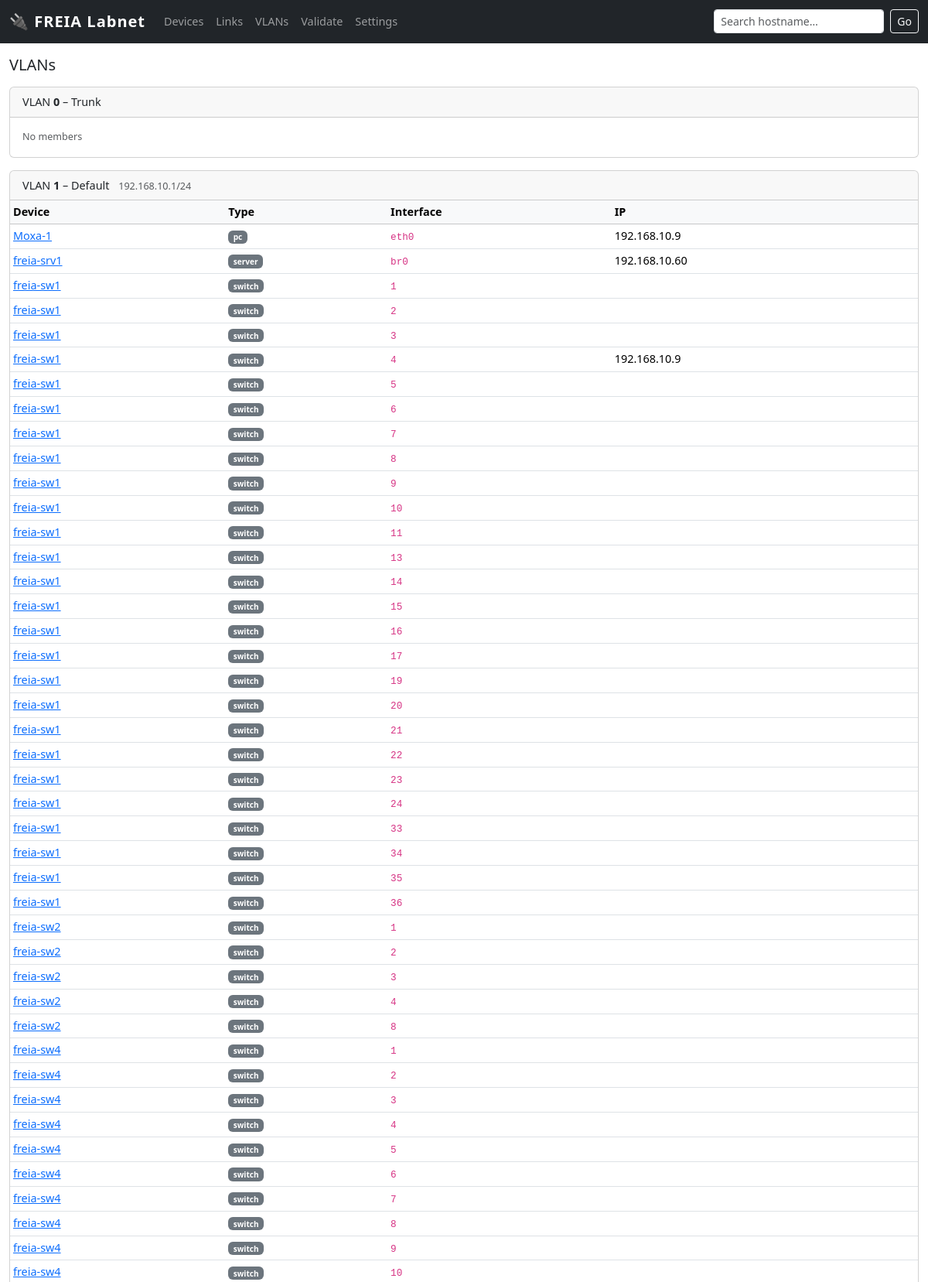
Page /vlans (upper part) on the committed database.
### tables this page shows
CREATE TABLE vlan (
    id INTEGER PRIMARY KEY,
    name TEXT,
    vid INTEGER UNIQUE,
    subnet TEXT,
    routing_enabled INTEGER DEFAULT 0
);

CREATE TABLE iface (
    id INTEGER PRIMARY KEY,
    device_id INTEGER NOT NULL REFERENCES device(id) ON DELETE CASCADE,
    name TEXT NOT NULL,                 -- 'eth0','eno5','br0' for NICs; '24','C02-11A-13','P2' for ports
    kind TEXT NOT NULL CHECK(kind IN ('nic','port')),
    mac TEXT,                           -- validate format if present
    ip TEXT,
    prefix INTEGER,
    vlan_id INTEGER,
    notes TEXT,  
    UNIQUE(device_id, name)
);

CREATE TABLE device (
    id INTEGER PRIMARY KEY,
    hostname TEXT UNIQUE,               -- 'freia-cons1', 'nuc-02', 'phy-kurte'
    kind TEXT NOT NULL CHECK(kind IN (
        'pc','server','vm','switch','router','plc','instrument',
        'raspi','control_box','panel','outlet','printer','camera','ap',
        'termination_block','interlock_box'
    )),
    vendor_model TEXT,
    os TEXT,
    serial TEXT,
    location_id INTEGER REFERENCES location(id),
    owner TEXT,
    purpose TEXT,
    status TEXT NOT NULL DEFAULT 'active' CHECK(status IN (
        'active','spare','loan','disconnected','retired','planned'
    )),
    notes TEXT
);

### app.py (the view)
@app.route('/vlans')
def vlans():
    vlan_list = query("SELECT * FROM vlan ORDER BY vid")
    members = {}
    for v in vlan_list:
        members[v['vid']] = query("""
            SELECT d.hostname, d.kind, d.id as dev_id, i.name as iface_name, i.ip
            FROM iface i JOIN device d ON d.id=i.device_id
            WHERE i.vlan_id=? ORDER BY d.hostname
        """, (v['id'],))
    return render_template('vlans.html', vlans=vlan_list, members=members)

### app.py (called while the page is built)
def get_db():
    db = getattr(g, '_database', None)
    if db is None:
        db = g._database = sqlite3.connect(LABNET_PATH)
        db.row_factory = sqlite3.Row
        db.execute('PRAGMA foreign_keys = ON')
    return db

def query(sql, args=(), one=False):
    cur = get_db().execute(sql, args)
    rv = cur.fetchall()
    return (rv[0] if rv else None) if one else rv

### templates/vlans.html (shortened to what this page needs)
{% extends "base.html" %}
{% block content %}
<h5 class="mb-3">VLANs</h5>
{% for vlan in vlans %}
<div class="card mb-3">
  <div class="card-header">
    VLAN <strong>{{ vlan['vid'] }}</strong>
    {% if vlan['name'] %} – {{ vlan['name'] }}{% endif %}
    {% if vlan['subnet'] %}<span class="text-muted small ms-2">{{ vlan['subnet'] }}</span>{% endif %}
  </div>
  {% set mems = members[vlan['vid']] %}
  {% if mems %}
  <div class="table-responsive">
    <table class="table table-sm mb-0">
      <thead class="table-light"><tr><th>Device</th><th>Type</th><th>Interface</th><th>IP</th></tr></thead>
      <tbody>
        {% for m in mems %}
        <tr>
          <td><a href="/device/{{ m['dev_id'] }}">{{ m['hostname'] }}</a></td>
          <td><span class="badge bg-secondary kind-badge">{{ m['kind'] }}</span></td>
          <td><code>{{ m['iface_name'] }}</code></td>
          <td>{{ m['ip'] or '' }}</td>
        </tr>
        {% endfor %}
      </tbody>
    </table>
  </div>
  {% else %}
  <div class="card-body text-muted small">No members</div>
  {% endif %}
</div>
{% endfor %}
{% endblock %}

### templates/base.html (style rules this page uses)
body { font-size: .9rem; }
.kind-badge { font-size: .7em; vertical-align: middle; }

### rows in the picture
vlan: vid "0", name "Trunk", shows "No members"
vlan: vid "1", name "Default", subnet "192.168.10.1/24"
iface: hostname "Moxa-1", kind "pc", iface_name "eth0", ip "192.168.10.9"
iface: hostname "freia-srv1", kind "server", iface_name "br0", ip "192.168.10.60"
iface: hostname "freia-sw1", kind "switch", iface_name "1"
iface: hostname "freia-sw1", kind "switch", iface_name "2"
iface: hostname "freia-sw1", kind "switch", iface_name "3"
iface: hostname "freia-sw1", kind "switch", iface_name "4", ip "192.168.10.9"
iface: hostname "freia-sw1", kind "switch", iface_name "5"
iface: hostname "freia-sw1", kind "switch", iface_name "6"
iface: hostname "freia-sw1", kind "switch", iface_name "7"
iface: hostname "freia-sw1", kind "switch", iface_name "8"
iface: hostname "freia-sw1", kind "switch", iface_name "9"
iface: hostname "freia-sw1", kind "switch", iface_name "10"
iface: hostname "freia-sw1", kind "switch", iface_name "11"
iface: hostname "freia-sw1", kind "switch", iface_name "13"
iface: hostname "freia-sw1", kind "switch", iface_name "14"
iface: hostname "freia-sw1", kind "switch", iface_name "15"
iface: hostname "freia-sw1", kind "switch", iface_name "16"
iface: hostname "freia-sw1", kind "switch", iface_name "17"
iface: hostname "freia-sw1", kind "switch", iface_name "19"
iface: hostname "freia-sw1", kind "switch", iface_name "20"
iface: hostname "freia-sw1", kind "switch", iface_name "21"
iface: hostname "freia-sw1", kind "switch", iface_name "22"
iface: hostname "freia-sw1", kind "switch", iface_name "23"
iface: hostname "freia-sw1", kind "switch", iface_name "24"
iface: hostname "freia-sw1", kind "switch", iface_name "33"
iface: hostname "freia-sw1", kind "switch", iface_name "34"
iface: hostname "freia-sw1", kind "switch", iface_name "35"
iface: hostname "freia-sw1", kind "switch", iface_name "36"
iface: hostname "freia-sw2", kind "switch", iface_name "1"
iface: hostname "freia-sw2", kind "switch", iface_name "2"
iface: hostname "freia-sw2", kind "switch", iface_name "3"
iface: hostname "freia-sw2", kind "switch", iface_name "4"
iface: hostname "freia-sw2", kind "switch", iface_name "8"
iface: hostname "freia-sw4", kind "switch", iface_name "1"
iface: hostname "freia-sw4", kind "switch", iface_name "2"
iface: hostname "freia-sw4", kind "switch", iface_name "3"
iface: hostname "freia-sw4", kind "switch", iface_name "4"
iface: hostname "freia-sw4", kind "switch", iface_name "5"
iface: hostname "freia-sw4", kind "switch", iface_name "6"
iface: hostname "freia-sw4", kind "switch", iface_name "7"
iface: hostname "freia-sw4", kind "switch", iface_name "8"
iface: hostname "freia-sw4", kind "switch", iface_name "9"
iface: hostname "freia-sw4", kind "switch", iface_name "10"
